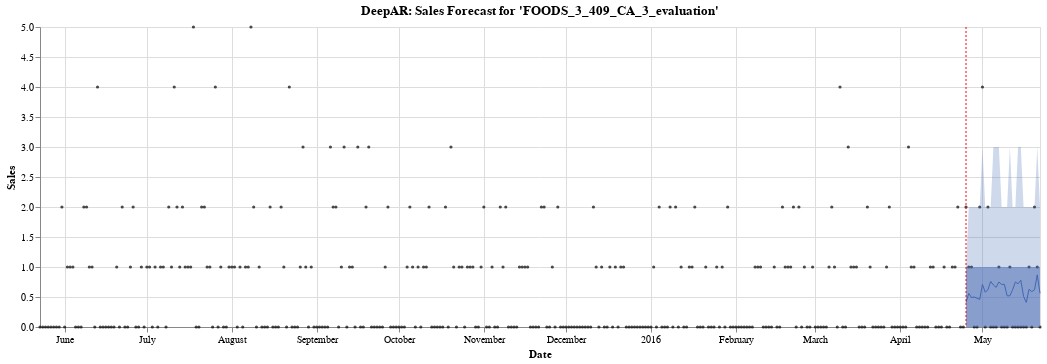

Here is the notebook cell this chart was saved with:
### Code cell
plot_index = 2  # 2, 4, 8
plot_id = test_sampled_ids[plot_index]

y = target[[plot_id]].reset_index()
y.columns = ["time", "y"]
y["time"] = pd.to_datetime(y["time"])

forecast = pd.DataFrame(
    [forecasts[plot_index].mean]
    + [forecasts[plot_index].quantile(p) for p in [0.05, 0.25, 0.75, 0.95]],
    columns=forecasts[plot_index].index,
).T.reset_index()
forecast.columns = [
    "time",
    "fcst",
    "fcst_lower_05",
    "fcst_lower_25",
    "fcst_upper_75",
    "fcst_upper_95",
]

source = y.merge(forecast, how="left")
plot_forecast(
    source, test_steps, plot_id=plot_id, model_name="DeepAR", start_date="2015-05-23"
)

### Figure 1 — Vega-Lite specification as saved in the notebook (floating-point values rounded to 4 significant figures; data arrays with more than 128 entries replaced by an {"elided": "..."} marker saying what was removed)
{"config": {"view": {"continuousWidth": 400, "continuousHeight": 300}}, "layer": [{"mark": {"type": "circle", "color": "#000000", "size": 10.0}, "encoding": {"tooltip": [{"type": "temporal", "field": "time"}, {"type": "quantitative", "field": "y"}], "x": {"type": "temporal", "axis": {"title": "Date"}, "field": "time"}, "y": {"type": "quantitative", "axis": {"title": "Sales"}, "field": "y"}}}, {"mark": {"type": "line", "color": "#4267B2", "size": 1.0}, "encoding": {"x": {"type": "temporal", "field": "time"}, "y": {"type": "quantitative", "field": "fcst"}}}, {"mark": {"type": "area", "color": "#4267B2", "opacity": 0.25}, "encoding": {"x": {"type": "temporal", "field": "time"}, "y": {"type": "quantitative", "field": "fcst_lower_05"}, "y2": {"field": "fcst_upper_95"}}}, {"mark": {"type": "area", "color": "#4267B2", "opacity": 0.5}, "encoding": {"x": {"type": "temporal", "field": "time"}, "y": {"type": "quantitative", "field": "fcst_lower_25"}, "y2": {"field": "fcst_upper_75"}}}, {"data": {"name": "data-302bc33366dfe1498bc0394fc8325ea5"}, "mark": {"type": "rule", "color": "#FF0000", "size": 1.0, "strokeDash": [2, 2]}, "encoding": {"x": {"type": "temporal", "field": "time"}}}], "data": {"name": "data-5955a88131d78602b819f846fee478c7"}, "height": 300, "title": "DeepAR: Sales Forecast for 'FOODS_3_409_CA_3_evaluation'", "width": 1000, "$schema": "https://vega.github.io/schema/vega-lite/v4.8.1.json", "datasets": {"data-5955a88131d78602b819f846fee478c7": {"elided": "366 records"}, "data-302bc33366dfe1498bc0394fc8325ea5": [{"time": "2016-04-25T00:00:00"}]}}
